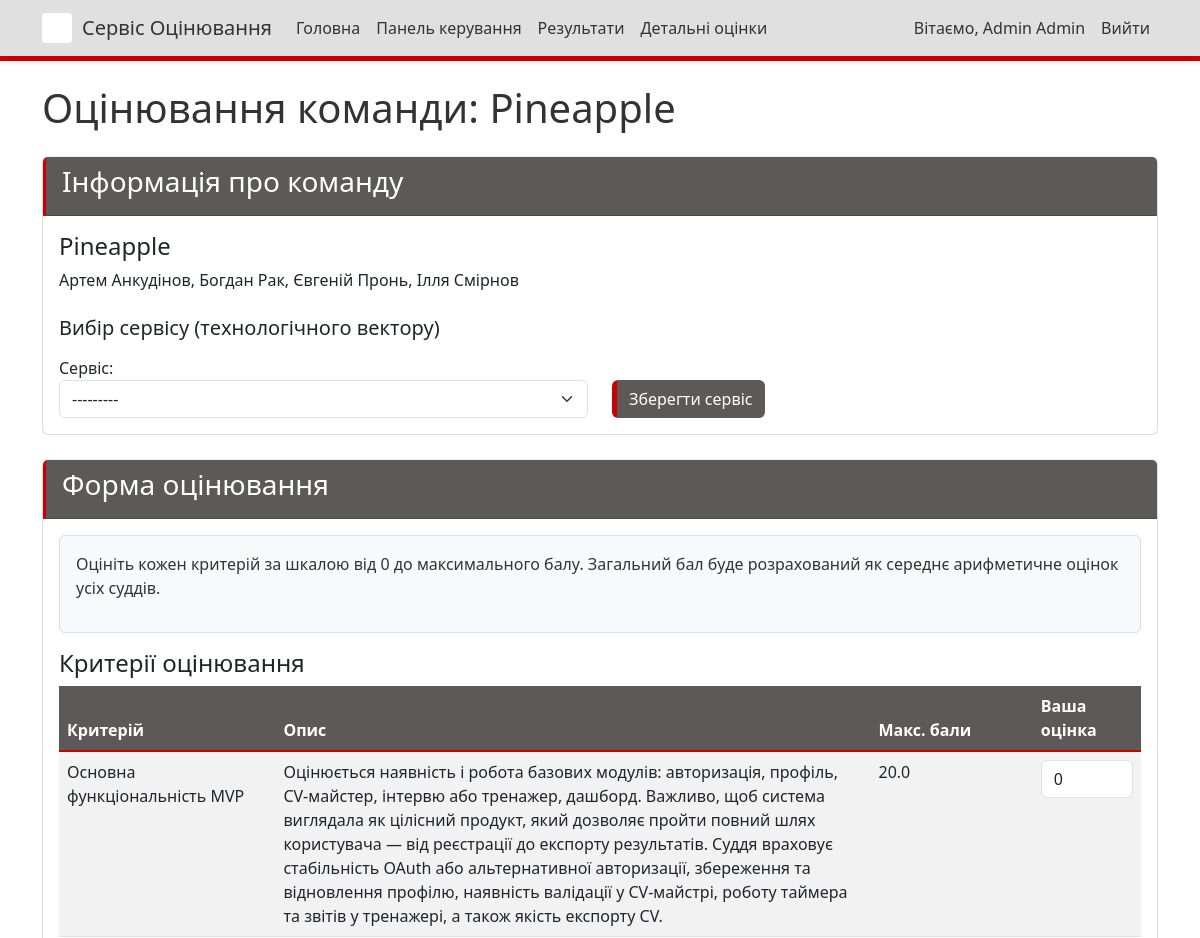
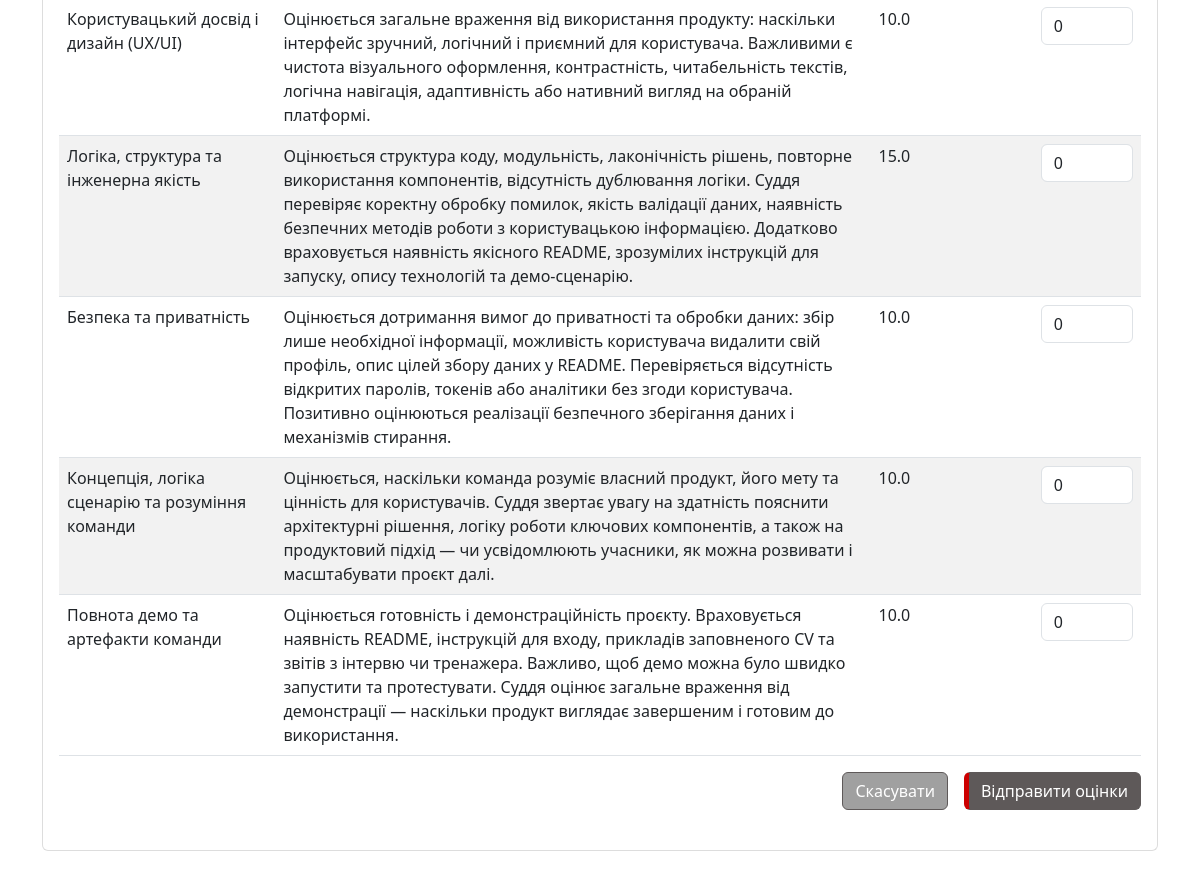
Page /judge/10/ (signed in) on the earlier database version (2 pictures, top to bottom).
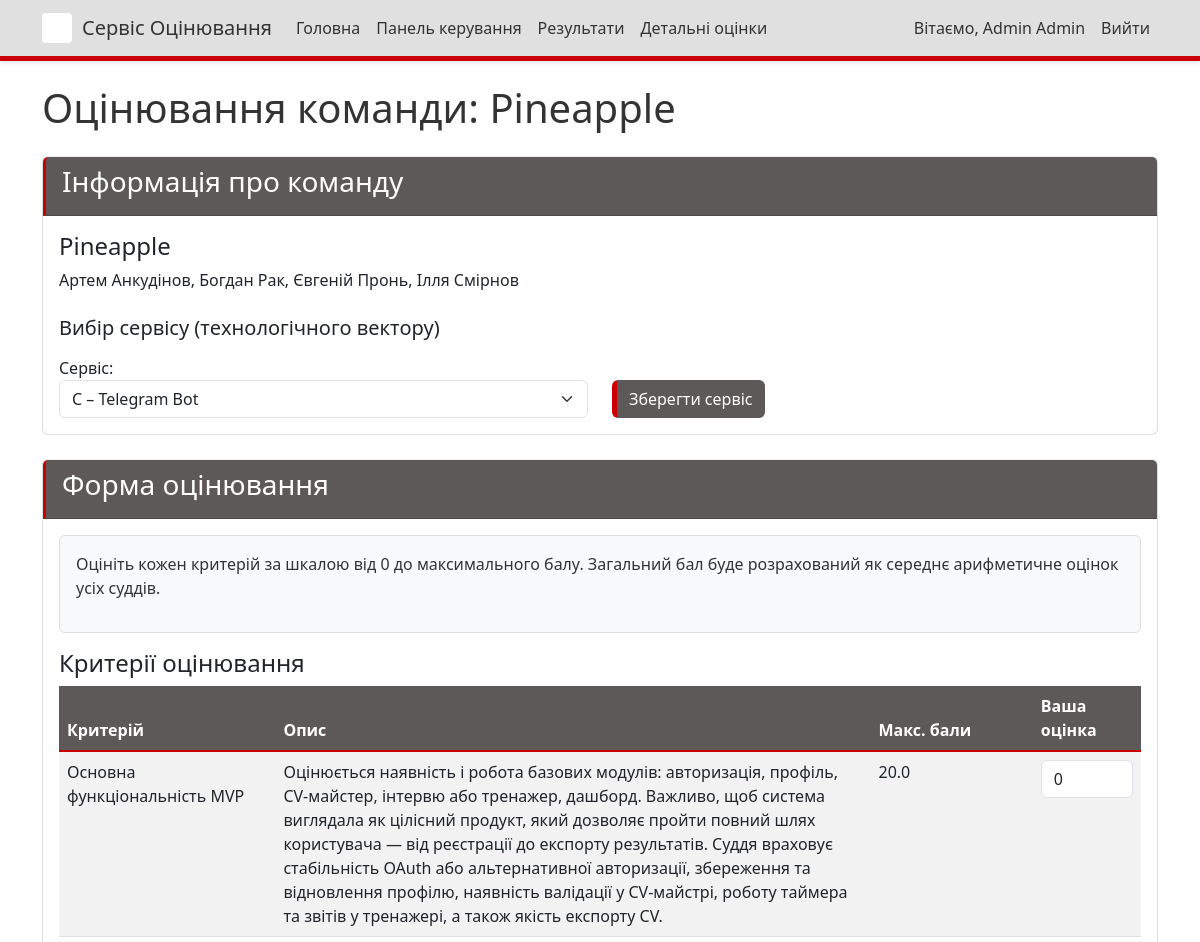
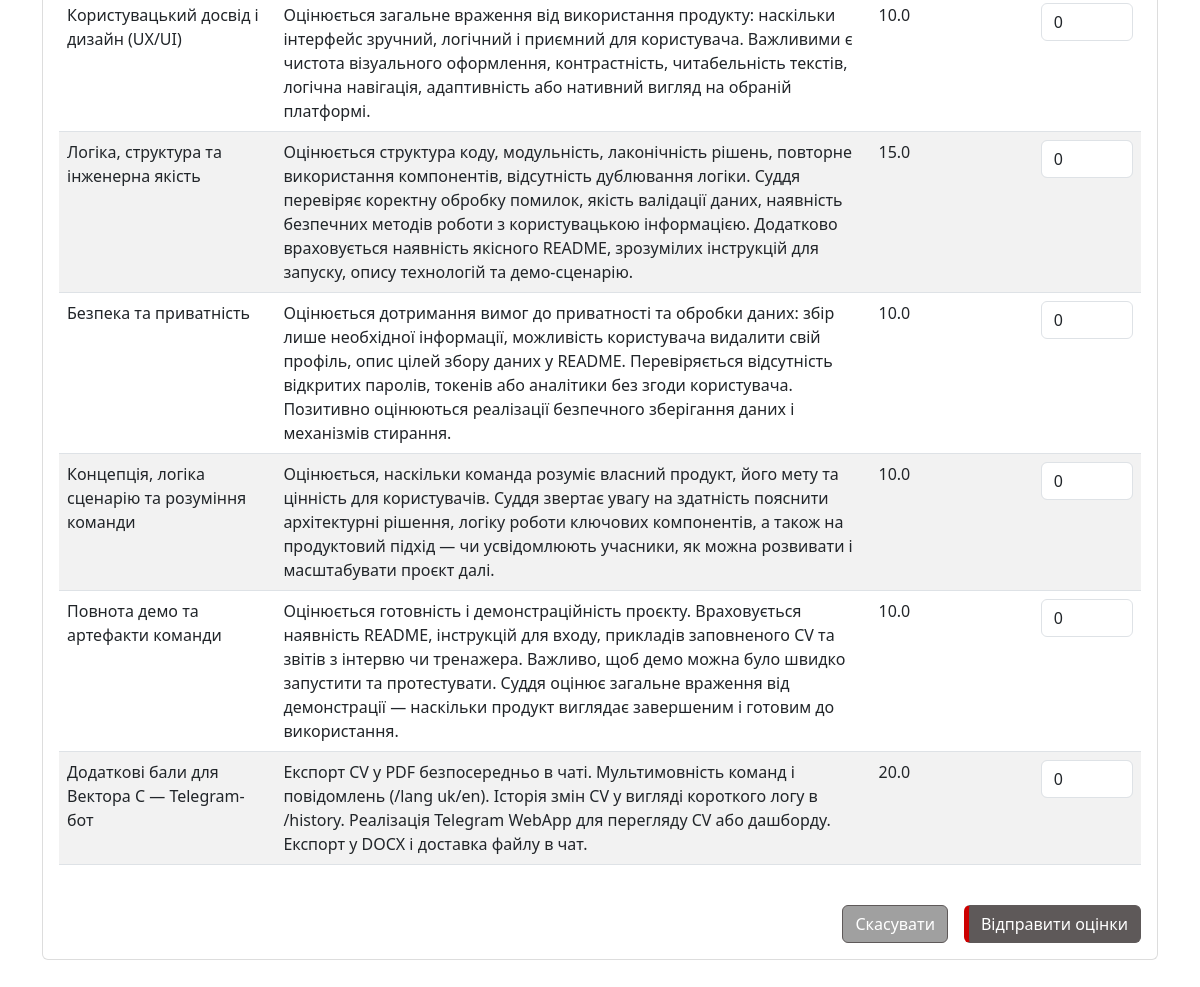
Same page on the later database version (2 pictures, top to bottom).
### judging/models.py (models this page shows, shortened)
class Team(models.Model):
    name = models.CharField(max_length=100)
    description = models.TextField(blank=True)
    members = models.TextField(blank=True, help_text="List of team members, one per line")
    members_info = models.TextField(blank=True, help_text="Additional information about team members in format: Student - leader, university, year of study")
    service = models.CharField(max_length=1, choices=SERVICE_CHOICES, blank=True, null=True, help_text="Service vector for the team")

class Criteria(models.Model):
    name = models.CharField(max_length=100)
    description = models.TextField(blank=True)
    type = models.CharField(max_length=7, choices=CRITERIA_TYPES, default='main', help_text="Type of criteria (main or bonus)")
    service = models.CharField(max_length=1, choices=SERVICE_CHOICES, blank=True, null=True, help_text="Service vector this criteria applies to (for bonus criteria)")
    max_score = models.FloatField(default=10, help_text="Maximum possible score for this criterion")
    points = models.FloatField(default=0, help_text="Legacy field - Points awarded when this criterion is checked")
    class Meta:
        verbose_name_plural = "Criteria"

### judging/views.py (the view, shortened to what this page needs)
# urls.py: path('judge/<int:team_id>/', views.judge_team, name='judge_team'),
@login_required
def judge_team(request, team_id):
    team = get_object_or_404(Team, id=team_id)
    is_admin = request.user.is_staff or request.user.is_superuser
    main_criteria = Criteria.objects.filter(type='main')
    bonus_criteria = []
    if team.service:
        if team.service == 'A':
            bonus_criteria = Criteria.objects.filter(type='bonus_a')
        elif team.service == 'B':
            bonus_criteria = Criteria.objects.filter(type='bonus_b')
        elif team.service == 'C':
            bonus_criteria = Criteria.objects.filter(type='bonus_c')
    all_criteria = list(main_criteria) + list(bonus_criteria)
    existing_scores = {}
    for criteria in all_criteria:
        score = Score.objects.filter(judge=request.user, team=team, criteria=criteria).first()
        if score:
            existing_scores[criteria.id] = score.value
    service_form = None
    if is_admin:
        if request.method == 'POST' and 'save_service' in request.POST:
            service_form = TeamServiceForm(request.POST, instance=team)
            if service_form.is_valid():
                service_form.save()
                messages.success(request, f"Сервіс для {team.name} був успішно оновлений.")
                return redirect('judge_team', team_id=team.id)
        else:
            service_form = TeamServiceForm(instance=team)
    context = {
        'team': team,
        'main_criteria': main_criteria,
        'bonus_criteria': bonus_criteria,
        'existing_scores': existing_scores,
        'is_admin': is_admin,
        'service_form': service_form,
    }
    return render(request, 'judging/judge_team.html', context)

### judging/forms.py
class TeamServiceForm(forms.ModelForm):
    class Meta:
        model = Team
        fields = ['service']
        widgets = {
            'service': forms.Select(attrs={'class': 'form-select'})
        }

### judging/templatetags/custom_filters.py (called while the page is built)
@register.filter
def get_item(dictionary, key):
    return dictionary.get(key)

### judging/templates/judging/judge_team.html (shortened to what the changed rows need)
{% extends 'judging/base.html' %}
{% load custom_filters %}
{% block content %}
<h1 class="mb-4">Оцінювання команди: {{ team.name }}</h1>
<div class="card mb-4">
    <div class="card-header">
    </div>
    <div class="card-body">
        <h4>{{ team.name }}</h4>
        <p>{{ team.members }}</p>
        {% if is_admin %}
        <div class="mt-4">
            <h5>Вибір сервісу (технологічного вектору)</h5>
            <form method="post" class="mt-3">
                <div class="row">
                    <div class="col-md-6">
                        <div class="form-group">
                            <label for="{{ service_form.service.id_for_label }}">Сервіс:</label>
                            {{ service_form.service }}
                        </div>
                    </div>
                    <div class="col-md-6 d-flex align-items-end">
                        <button type="submit" name="save_service" class="btn btn-primary">Зберегти сервіс</button>
                    </div>
                </div>
            </form>
        </div>
        {% endif %}
    </div>
</div>
<div class="card">
    <div class="card-header">
    </div>
    <div class="card-body">
        <form method="post" id="score-form">
            <div class="criteria-section mb-4">
                <div class="table-responsive">
                    <table class="table table-striped">
                        <thead>
                            <tr>
                                <th style="width: 20%">Критерій</th>
                                <th style="width: 55%">Опис</th>
                                <th style="width: 15%">Макс. бали</th>
                                <th style="width: 10%">Ваша оцінка</th>
                            </tr>
                        </thead>
                        <tbody>
                            {% for criteria in main_criteria %}
                            <tr>
                                <td>{{ criteria.name }}</td>
                                <td>{{ criteria.description }}</td>
                                <td>{{ criteria.max_score }}</td>
                                <td class="text-center">
                                    <input
                                        type="number"
                                        name="criteria_{{ criteria.id }}"
                                        class="form-control criteria-input"
                                        data-max-score="{{ criteria.max_score }}"
                                        min="0"
                                        max="{{ criteria.max_score }}"
                                        step="1"
                                        value="{{ existing_scores|get_item:criteria.id|default:0 }}"
                                    >
                                </td>
                            </tr>
                            {% endfor %}
                            {% if bonus_criteria %}
                            {% for criteria in bonus_criteria %}
                            <tr>
                                <td>{{ criteria.name }}</td>
                                <td>{{ criteria.description }}</td>
                                <td>{{ criteria.max_score }}</td>
                                <td class="text-center">
                                    <input
                                        type="number"
                                        name="criteria_{{ criteria.id }}"
                                        class="form-control criteria-input bonus-input"
                                        data-max-score="{{ criteria.max_score }}"
                                        min="0"
                                        max="{{ criteria.max_score }}"
                                        step="1"
                                        value="{{ existing_scores|get_item:criteria.id|default:0 }}"
                                    >
                                </td>
                            </tr>
                            {% endfor %}
                            {% endif %}
                        </tbody>
                    </table>
                </div>
            </div>
        </form>
    </div>
</div>
{% endblock %}

Differences in the rows shown:
changed Team "Pineapple": service "---------" → "C – Telegram Bot"
now on this page (row edited): Criteria: name "Додаткові бали для Вектора C — Telegram-бот", description "Експорт CV у PDF безпосередньо в чаті. Мультимовність команд і повідомлень (/lang uk/en). Історія змін CV у вигляді короткого логу в /history. Реалізація Telegram WebApp для перегляду CV або дашборду. Експорт у DOCX і доставка файлу в чат.", max_score "20.0", id "0"
